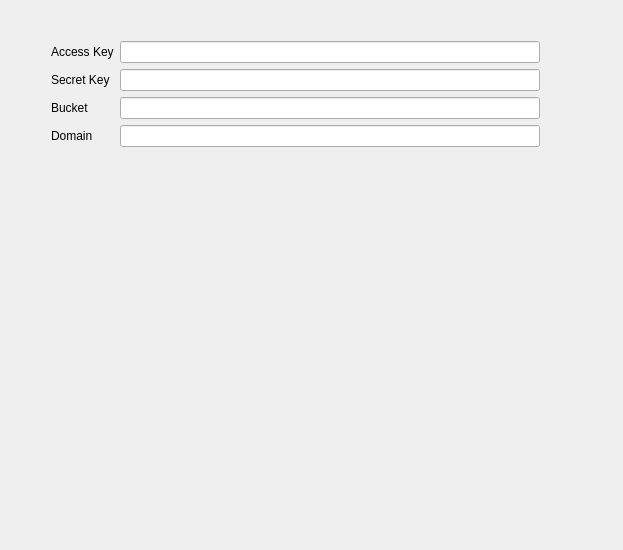
<?xml version="1.0" encoding="UTF-8"?>
<ui version="4.0">
 <class>QiniuSetting</class>
 <widget class="QWidget" name="QiniuSetting">
  <property name="geometry">
   <rect>
    <x>0</x>
    <y>0</y>
    <width>623</width>
    <height>550</height>
   </rect>
  </property>
  <property name="windowTitle">
   <string>QiniuSetting</string>
  </property>
  <widget class="QWidget" name="formLayoutWidget">
   <property name="geometry">
    <rect>
     <x>40</x>
     <y>30</y>
     <width>511</width>
     <height>451</height>
    </rect>
   </property>
   <layout class="QFormLayout" name="formLayout">
    <item row="0" column="0">
     <widget class="QLabel" name="label">
      <property name="text">
       <string>Access Key</string>
      </property>
     </widget>
    </item>
    <item row="1" column="0">
     <widget class="QLabel" name="label_2">
      <property name="text">
       <string>Secret Key</string>
      </property>
     </widget>
    </item>
    <item row="2" column="0">
     <widget class="QLabel" name="label_3">
      <property name="text">
       <string>Bucket</string>
      </property>
     </widget>
    </item>
    <item row="3" column="0">
     <widget class="QLabel" name="label_4">
      <property name="text">
       <string>Domain</string>
      </property>
     </widget>
    </item>
    <item row="0" column="1">
     <widget class="QLineEdit" name="lineEditAccessKey"/>
    </item>
    <item row="1" column="1">
     <widget class="QLineEdit" name="lineEditSecretKey">
      <property name="inputMask">
       <string/>
      </property>
      <property name="echoMode">
       <enum>QLineEdit::Password</enum>
      </property>
     </widget>
    </item>
    <item row="2" column="1">
     <widget class="QLineEdit" name="lineEditBucket"/>
    </item>
    <item row="3" column="1">
     <widget class="QLineEdit" name="lineEditDomain"/>
    </item>
   </layout>
  </widget>
 </widget>
 <layoutdefault spacing="6" margin="11"/>
 <resources/>
 <connections/>
</ui>
